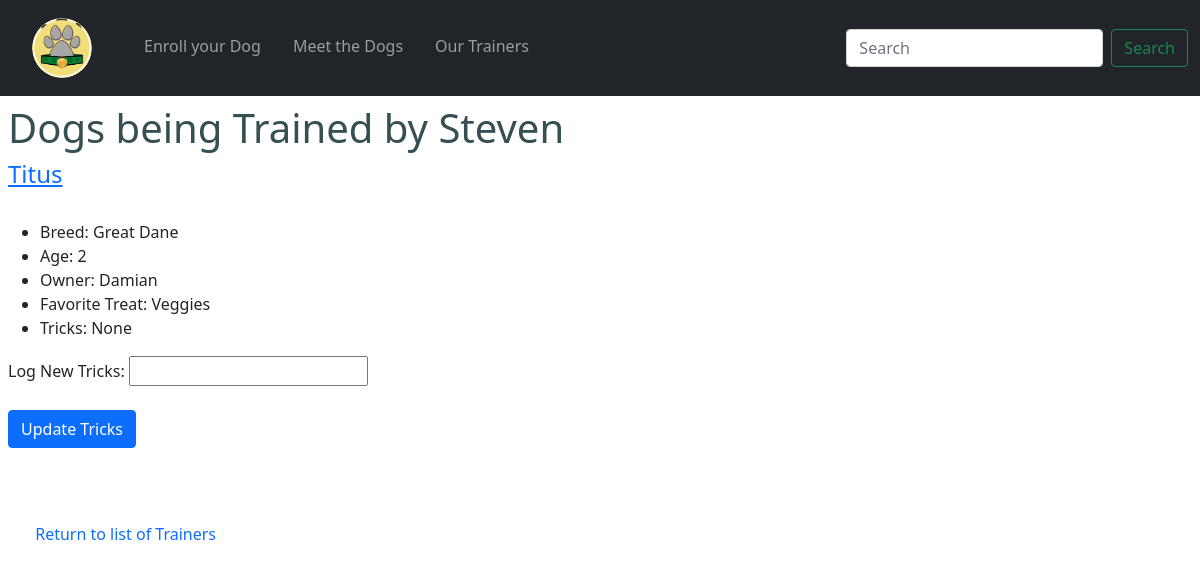
The app's page /trainer_profile/Steven with its own data.
### tables this page shows
CREATE TABLE "dogs" (
	"id"	INTEGER NOT NULL UNIQUE,
	"name"	TEXT NOT NULL,
	"breed"	TEXT,
	"age"	INTEGER,
	"owner"	NUMERIC NOT NULL,
	"treats"	BLOB,
	"trainer"	BLOB,
	"pic"	TEXT,
	"tricks"	TEXT,
	"medical"	TEXT,
	PRIMARY KEY("id" AUTOINCREMENT)
);

### app.py (the view)
@app.route('/trainer_profile/<string:trainer>')
def trainer_profile(trainer):
    dogs = show_trainers_dogs(trainer)
    return render_template('trainer_profile.html', dogs=dogs, trainer=trainer)

### dog_data.py (called while the page is built)
def connect_db(path):
    conn = sqlite3.connect(path)
    conn.row_factory = sqlite3.Row
    return (conn, conn.cursor())

def show_trainers_dogs(trainer_name):
    conn, cur = connect_db(db_path)
    query = 'SELECT * FROM dogs WHERE trainer=?'
    result = cur.execute(query, (trainer_name,)).fetchall()
    conn.close()
    return result

### templates/trainer_profile.html (shortened to what this page needs)
{% extends 'base.html' %}
{% block content %}
<h1>Dogs being Trained by {{ trainer }}</h1>
{% for dog in dogs %}
  <h4><a href="{{ url_for('dog_profile', dog_id=dog.id) }}">{{ dog.name }}</a></h4>
  <ul>
    {% if dog.breed %}
    <li>Breed: {{ dog.breed }}</li>
    {% else %}
    <li>No breed info available</li>
    {% endif %}
    <li>Age: {{ dog.age }}</li>
    <li>Owner: {{ dog.owner }}</li>
    <li>Favorite Treat: {{ dog.treats }}</li>
    <li>Tricks: {{ dog.tricks }}</li>
  </ul>
<form action="{{ url_for('update_tricks', dog_id=dog.id) }}" method="post">
  <label for="d_tricks">Log New Tricks:</label>
  <input type="text" name="dog_tricks" id="d_tricks"><br><br>
  <input class="btn btn-primary" type="submit" value="Update Tricks" name="action">
</form>
<br><br>
<a class="nav-link" href="{{ url_for('trainer_list') }}">Return to list of Trainers</a>
{% endfor %}
{% endblock %}

### static/css/style.css (style rules this page uses)
.nav-link { font-weight: 500; margin: 0 .5em; padding: 1.6em 1.2em; }
h1, h2, h3 { color: #354f52; }

### records on screen
dogs: trainer "Steven", name "Titus", breed "Great Dane", age "2", owner "Damian", treats "Veggies", tricks "None"
